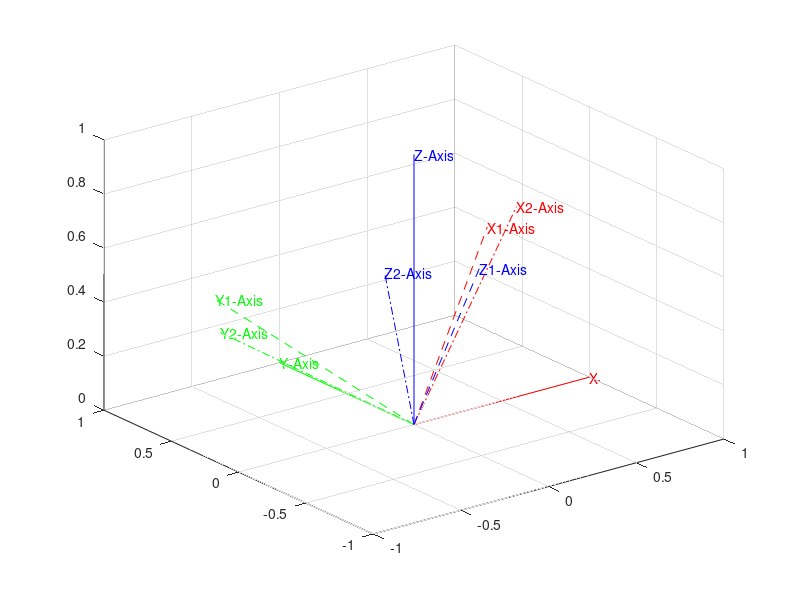

Source code (MATLAB):
% Author: Ailton Santos
%
% GitHub: <https://github.com/ailton-santos> 

%% Clear the environment and the command line
clear;
clc;

%% Define some initial parameters

% Define the origin coordinates
o_x = 0;
o_y = 0;
o_z = 0;

% Define the rotation across various axes
theta_x = 30;
theta_y = 30;
theta_z = 30;

%% Plot the Reference frame

% Plot X axis
X = plot3([o_x, o_x + 1], [o_y, o_y], [o_z, o_z], '-', 'color', 'red');
grid on;
hold on;

% Plot Y axis
Y = plot3([o_x, o_x], [o_y, o_y + 1], [o_z, o_z], '-', 'color', 'green');

% Plot Z axis
Z = plot3([o_x, o_x], [o_y, o_y], [o_z, o_z + 1], '-', 'color', 'blue');

% Add text tags to the ends of the axes
text_x = text(o_x + 1, o_y, o_z, 'X-Axis', 'color', 'red');
text_y = text(o_x, o_y + 1, o_z, 'Y-Axis', 'color', 'green');
text_z = text(o_x, o_y, o_z + 1, 'Z-Axis', 'color', 'blue');

%% Calculate the rotation matrix

% Counter-Clockwise Rotation across X axis
Rx = [  1,                  0 ,                 0;
        0,                  cosd(theta_x),      -sind(theta_x);
        0,                  sind(theta_x),      cosd(theta_x)];
    
% Couter-Clockwise Rotation across Y axis
Ry = [  cosd(theta_y),      0,                  -sind(theta_y);
        0,                  1,                  0;           
        sind(theta_y),      0,                  cosd(theta_y)];
    
% Couter-Clockwise Rotation across Z axis
Rz = [  cosd(theta_z),      -sind(theta_z),     0;
        sind(theta_z),      cosd(theta_z),      0;
        0,                  0,                  1];
    
%% Calculate Overall Rotation matrix

% Rotation Matrix 1 = Rotation across X followed by Y followed by Z axis
R_1 = Rz * Ry * Rx;

% Rotation Matrix 2 = Rotation across Z followed by Y followed by X axis
R_2 = Rx * Ry * Rz;

%% Plot the Frame after applying Rotation Matrix 1 to Reference Frame
X_1 = plot3([o_x, o_x + R_1(1, 1)], [o_y, o_y + R_1(2, 1)], [o_z, o_z + R_1(3, 1)], '--', 'color', 'red');
Y_1 = plot3([o_x, o_x + R_1(1, 2)], [o_y, o_y + R_1(2, 2)], [o_z, o_z + R_1(3, 2)], '--', 'color', 'green');
Z_1 = plot3([o_x, o_x + R_1(1, 3)], [o_y, o_y + R_1(2, 3)], [o_z, o_z + R_1(3, 3)], '--', 'color', 'blue');

text_x_1 = text(o_x + R_1(1, 1), o_y + R_1(2, 1), o_z + R_1(3, 1), 'X1-Axis', 'color', 'red');
text_y_1 = text(o_x + R_1(1, 2), o_y + R_1(2, 2), o_z + R_1(3, 2), 'Y1-Axis', 'color', 'green');
text_z_1 = text(o_x + R_1(1, 3), o_y + R_1(2, 3), o_z + R_1(3, 3), 'Z1-Axis', 'color', 'blue');

%% Plot the Frame after applying Rotation Matrix 2 to Reference Frame
X_2 = plot3([o_x, o_x + R_2(1, 1)], [o_y, o_y + R_2(2, 1)], [o_z, o_z + R_2(3, 1)], '-.', 'color', 'red');
Y_2 = plot3([o_x, o_x + R_2(1, 2)], [o_y, o_y + R_2(2, 2)], [o_z, o_z + R_2(3, 2)], '-.', 'color', 'green');
Z_2 = plot3([o_x, o_x + R_2(1, 3)], [o_y, o_y + R_2(2, 3)], [o_z, o_z + R_2(3, 3)], '-.', 'color', 'blue');

text_x_2 = text(o_x + R_2(1, 1), o_y + R_2(2, 1), o_z + R_2(3, 1), 'X2-Axis', 'color', 'red');
text_y_2 = text(o_x + R_2(1, 2), o_y + R_2(2, 2), o_z + R_2(3, 2), 'Y2-Axis', 'color', 'green');
text_z_2 = text(o_x + R_2(1, 3), o_y + R_2(2, 3), o_z + R_2(3, 3), 'Z2-Axis', 'color', 'blue');
